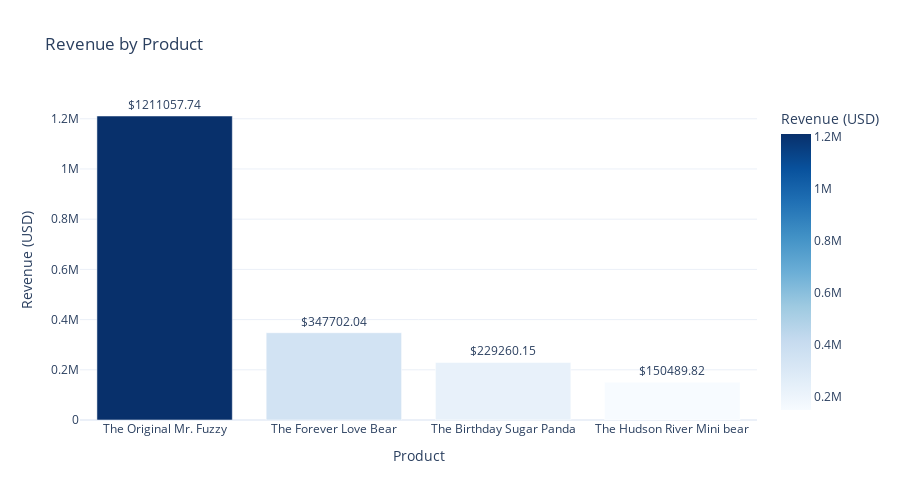
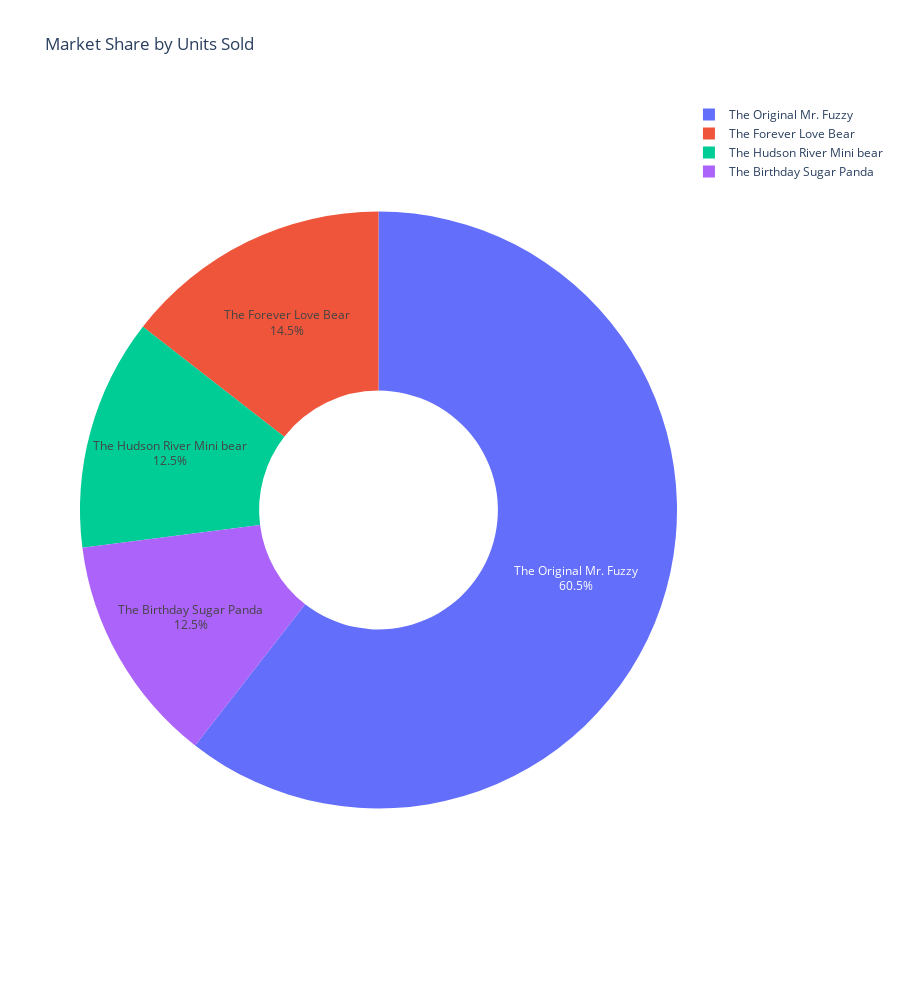

Notebook source saved alongside these figures, in order:
### Code cell
# 3. Product Performance
product_performance = order_items_full.groupby('product_name').agg({
    'order_item_id': 'count',
    'price_usd': 'sum',
    'profit_usd': 'sum',
    'is_refunded': 'sum'
}).reset_index()
product_performance.columns = ['product_name', 'units_sold', 'revenue', 'profit', 'refunds']
product_performance['refund_rate'] = (product_performance['refunds'] / product_performance['units_sold'] * 100).round(2)

fig3 = px.bar(product_performance.sort_values('revenue', ascending=False),
              x='product_name',
              y='revenue',
              title='Revenue by Product',
              labels={'revenue': 'Revenue (USD)', 'product_name': 'Product'},
              text='revenue',
              template='plotly_white',
              color='revenue',
              color_continuous_scale='Blues')
fig3.update_traces(texttemplate='$%{text:.2f}', textposition='outside')
fig3.update_layout(height=500)
fig3.show()

# 4. Product Units Sold
fig4 = px.pie(product_performance,
              values='units_sold',
              names='product_name',
              title='Market Share by Units Sold',
              template='plotly_white',
              hole=0.4)
fig4.update_traces(textposition='inside', textinfo='percent+label')
fig4.update_layout(height=1000)
fig4.show()

### Figure 1 — Plotly figure (JSON) as saved in the notebook; plotly's stock layout.template omitted (floating-point values rounded to 4 significant figures)
{"data": [{"hovertemplate": "Product=%{x}<br>Revenue (USD)=%{marker.color}<extra></extra>", "legendgroup": "", "marker": {"color": [1211000.0, 347700.0, 229300.0, 150500.0], "coloraxis": "coloraxis", "pattern": {"shape": ""}}, "name": "", "orientation": "v", "showlegend": false, "text": [1211000.0, 347700.0, 229300.0, 150500.0], "textposition": "outside", "x": ["The Original Mr. Fuzzy", "The Forever Love Bear", "The Birthday Sugar Panda", "The Hudson River Mini bear"], "xaxis": "x", "y": [1211000.0, 347700.0, 229300.0, 150500.0], "yaxis": "y", "type": "bar", "texttemplate": "$%{text:.2f}"}], "layout": {"xaxis": {"anchor": "y", "domain": [0.0, 1.0], "title": {"text": "Product"}}, "yaxis": {"anchor": "x", "domain": [0.0, 1.0], "title": {"text": "Revenue (USD)"}}, "coloraxis": {"colorbar": {"title": {"text": "Revenue (USD)"}}, "colorscale": [[0.0, "rgb(247,251,255)"], [0.125, "rgb(222,235,247)"], [0.25, "rgb(198,219,239)"], [0.375, "rgb(158,202,225)"], [0.5, "rgb(107,174,214)"], [0.625, "rgb(66,146,198)"], [0.75, "rgb(33,113,181)"], [0.875, "rgb(8,81,156)"], [1.0, "rgb(8,48,107)"]]}, "legend": {"tracegroupgap": 0}, "title": {"text": "Revenue by Product"}, "barmode": "relative", "height": 500}}

### Figure 2 — Plotly figure (JSON) as saved in the notebook; plotly's stock layout.template omitted (floating-point values rounded to 4 significant figures)
{"data": [{"domain": {"x": [0.0, 1.0], "y": [0.0, 1.0]}, "hole": 0.4, "hovertemplate": "product_name=%{label}<br>units_sold=%{value}<extra></extra>", "labels": ["The Birthday Sugar Panda", "The Forever Love Bear", "The Hudson River Mini bear", "The Original Mr. Fuzzy"], "legendgroup": "", "name": "", "showlegend": true, "values": [4985, 5796, 5018, 24226], "type": "pie", "textinfo": "percent+label", "textposition": "inside"}], "layout": {"legend": {"tracegroupgap": 0}, "title": {"text": "Market Share by Units Sold"}, "height": 1000}}
